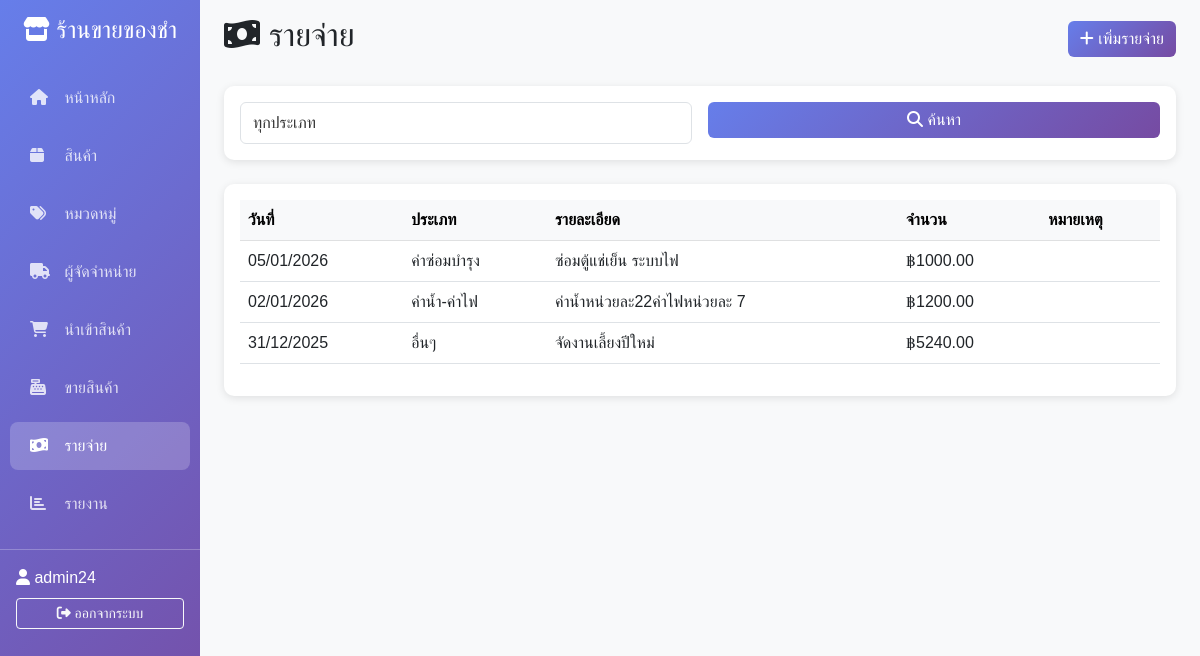
The app's page /expenses/ (signed in) with its own data.
### inventory/models.py (models this page shows, shortened)
class Expense(models.Model):
    expense_date = models.DateTimeField(default=timezone.now, verbose_name="วันที่จ่าย")
    category = models.CharField(max_length=100, choices=[
        ('utilities', 'ค่าน้ำ-ค่าไฟ'),
        ('rent', 'ค่าเช่า'),
        ('salary', 'เงินเดือน'),
        ('maintenance', 'ค่าซ่อมบำรุง'),
        ('other', 'อื่นๆ')
    ], verbose_name="ประเภท")
    description = models.CharField(max_length=200, verbose_name="รายละเอียด")
    amount = models.DecimalField(max_digits=10, decimal_places=2, verbose_name="จำนวนเงิน")
    note = models.TextField(blank=True, verbose_name="หมายเหตุ")
    created_by = models.ForeignKey(User, on_delete=models.SET_NULL, null=True, verbose_name="ผู้บันทึก")
    created_at = models.DateTimeField(auto_now_add=True)
    class Meta:
        verbose_name = "รายจ่าย"
        verbose_name_plural = "รายจ่าย"
        ordering = ['-expense_date']

### inventory/views.py (the view)
# urls.py: path('expenses/', views.expense_list, name='expense_list'),
@login_required
def expense_list(request):
    expenses = Expense.objects.all()
    category = request.GET.get('category', '')
    if category:
        expenses = expenses.filter(category=category)
    return render(request, 'expense_list.html', {
        'expenses': expenses,
        'selected_category': category,
    })

### templates/expense_list.html (shortened to what this page needs)
{% extends 'base.html' %}
{% block content %}
<div class="d-flex justify-content-between align-items-center mb-4">
    <h2><i class="fas fa-money-bill-wave"></i> รายจ่าย</h2>
    <a href="{% url 'expense_create' %}" class="btn btn-primary">
        <i class="fas fa-plus"></i> เพิ่มรายจ่าย
    </a>
</div>
<div class="card mb-4">
    <div class="card-body">
        <form method="get" class="row g-3">
            <div class="col-md-6">
                <select name="category" class="form-control">
                    <option value="">ทุกประเภท</option>
                </select>
            </div>
            <div class="col-md-6">
                <button type="submit" class="btn btn-primary w-100">
                    <i class="fas fa-search"></i> ค้นหา
                </button>
            </div>
        </form>
    </div>
</div>
<div class="card">
    <div class="card-body">
        <div class="table-responsive">
            <table class="table table-hover">
                <thead class="table-light">
                    <tr>
                        <th>วันที่</th>
                        <th>ประเภท</th>
                        <th>รายละเอียด</th>
                        <th>จำนวน</th>
                        <th>หมายเหตุ</th>
                    </tr>
                </thead>
                <tbody>
                    {% for expense in expenses %}
                    <tr>
                        <td>{{ expense.expense_date|date:"d/m/Y" }}</td>
                        <td>
                            {% if expense.category == 'utilities' %}
                                ค่าน้ำ-ค่าไฟ
                            {% elif expense.category == 'rent' %}
                                ค่าเช่า
                            {% elif expense.category == 'salary' %}
                                เงินเดือน
                            {% elif expense.category == 'maintenance' %}
                                ค่าซ่อมบำรุง
                            {% else %}
                                อื่นๆ
                            {% endif %}
                        </td>
                        <td>{{ expense.description }}</td>
                        <td>฿{{ expense.amount|floatformat:2 }}</td>
                        <td>{{ expense.note }}</td>
                    </tr>
                    {% empty %}
                    <tr>
                        <td colspan="5" class="text-center text-muted">
                            <i class="fas fa-inbox"></i> ไม่มีข้อมูล
                        </td>
                    </tr>
                    {% endfor %}
                </tbody>
            </table>
        </div>
    </div>
</div>
{% endblock %}

### templates/base.html (shortened to what this page needs)
<!DOCTYPE html>
<html lang="th">
<head>
    <link href="https://cdnjs.cloudflare.com/ajax/libs/bootstrap/5.3.0/css/bootstrap.min.css" rel="stylesheet">
    <link href="https://cdnjs.cloudflare.com/ajax/libs/font-awesome/6.4.0/css/all.min.css" rel="stylesheet">
</head>
<body>
    {% if user.is_authenticated %}
    <div class="container-fluid">
        <div class="row">
            <nav class="col-md-2 d-md-block sidebar">
                <div class="position-sticky pt-3">
                    <h4 class="text-white text-center mb-4">
                        <i class="fas fa-store"></i> ร้านขายของชำ
                    </h4>
                    <ul class="nav flex-column">
                        <li class="nav-item">
                            <a class="nav-link {% if request.resolver_match.url_name == 'dashboard' %}active{% endif %}" href="{% url 'dashboard' %}">
                                <i class="fas fa-home"></i> หน้าหลัก
                            </a>
                        </li>
                        <li class="nav-item">
                            <a class="nav-link {% if 'product' in request.resolver_match.url_name %}active{% endif %}" href="{% url 'product_list' %}">
                                <i class="fas fa-box"></i> สินค้า
                            </a>
                        </li>
                        <li class="nav-item">
                            <a class="nav-link {% if 'category' in request.resolver_match.url_name %}active{% endif %}" href="{% url 'category_list' %}">
                                <i class="fas fa-tags"></i> หมวดหมู่
                            </a>
                        </li>
                        <li class="nav-item">
                            <a class="nav-link {% if 'supplier' in request.resolver_match.url_name %}active{% endif %}" href="{% url 'supplier_list' %}">
                                <i class="fas fa-truck"></i> ผู้จัดจำหน่าย
                            </a>
                        </li>
                        <li class="nav-item">
                            <a class="nav-link {% if 'purchase' in request.resolver_match.url_name %}active{% endif %}" href="{% url 'purchase_list' %}">
                                <i class="fas fa-shopping-cart"></i> นำเข้าสินค้า
                            </a>
                        </li>
                        <li class="nav-item">
                            <a class="nav-link {% if 'sale' in request.resolver_match.url_name %}active{% endif %}" href="{% url 'sale_list' %}">
                                <i class="fas fa-cash-register"></i> ขายสินค้า
                            </a>
                        </li>
                        <li class="nav-item">
                            <a class="nav-link {% if 'expense' in request.resolver_match.url_name %}active{% endif %}" href="{% url 'expense_list' %}">
                                <i class="fas fa-money-bill-wave"></i> รายจ่าย
                            </a>
                        </li>
                        <li class="nav-item">
                            <a class="nav-link {% if 'report' in request.resolver_match.url_name %}active{% endif %}" href="{% url 'report_monthly' %}">
                                <i class="fas fa-chart-bar"></i> รายงาน
                            </a>
                        </li>
                    </ul>
                    <hr class="text-white">
                    <div class="px-3">
                        <p class="text-white mb-2">
                            <i class="fas fa-user"></i> {{ user.username }}
                        </p>
                        <a href="{% url 'logout' %}" class="btn btn-outline-light btn-sm w-100">
                            <i class="fas fa-sign-out-alt"></i> ออกจากระบบ
                        </a>
                    </div>
                </div>
            </nav>
            <main class="col-md-10 ms-sm-auto px-md-4">
                <div class="pt-3 pb-2 mb-3">
                    {% block content %}{% endblock %}
                </div>
            </main>
        </div>
    </div>
    {% else %}
    {% block auth_content %}{% endblock %}
    {% endif %}
</body>
</html>

### templates/base.html (style rules this page uses)
body { font-family: 'Sarabun', sans-serif; background-color: #f8f9fa; }
.sidebar { min-height: 100vh; background: linear-gradient(135deg, #667eea 0%, #764ba2 100%); padding: 0; }
.sidebar .nav-link { color: rgba(255,255,255,0.8); padding: 12px 20px; margin: 5px 10px; border-radius: 8px; transition: all 0.3s; }
.sidebar .nav-link:hover, .sidebar .nav-link.active { background-color: rgba(255,255,255,0.2); color: white; }
.sidebar .nav-link i { margin-right: 10px; width: 20px; }
.card { border: none; border-radius: 10px; box-shadow: 0 2px 8px rgba(0,0,0,0.1); margin-bottom: 20px; }
.btn-primary { background: linear-gradient(135deg, #667eea 0%, #764ba2 100%); border: none; }
.table { background-color: white; }
.form-control, .form-select { border: 1px solid #dee2e6; padding: 8px 12px; font-size: 1rem; font-family: 'Sarabun', sans-serif; color: #333; background-color: #fff; transition: border-color 0.3s, box-shadow 0.3s; }
.form-control::placeholder { color: #999; }

### records on screen
Expense: expense_date "05/01/2026", category "ค่าซ่อมบำรุง", description "ซ่อมตู้แช่เย็น ระบบไฟ", amount "1000.00"
Expense: expense_date "02/01/2026", category "ค่าน้ำ-ค่าไฟ", description "ค่าน้ำหน่วยละ22ค่าไฟหน่วยละ 7", amount "1200.00"
Expense: expense_date "31/12/2025", category "อื่นๆ", description "จัดงานเลี้ยงปีใหม่", amount "5240.00"

### other values on screen
{{ user.username }} "admin24"
